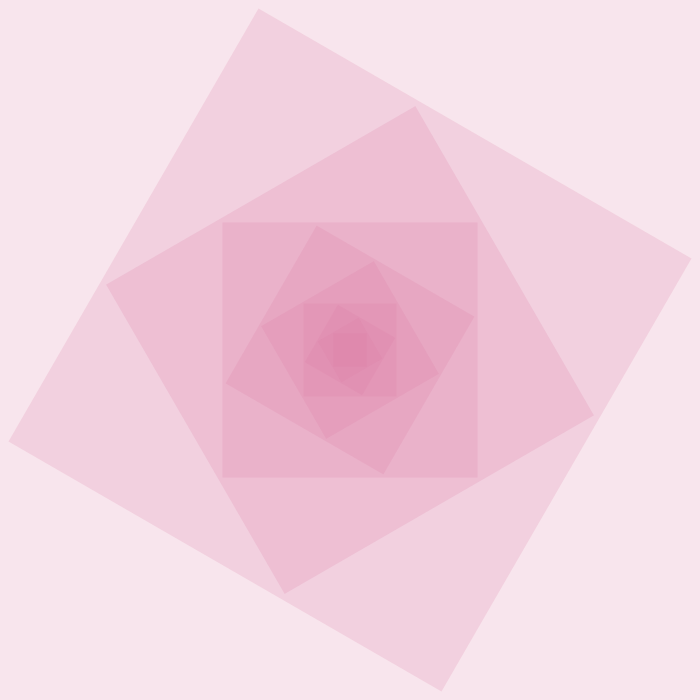
Frame 1 (no input)
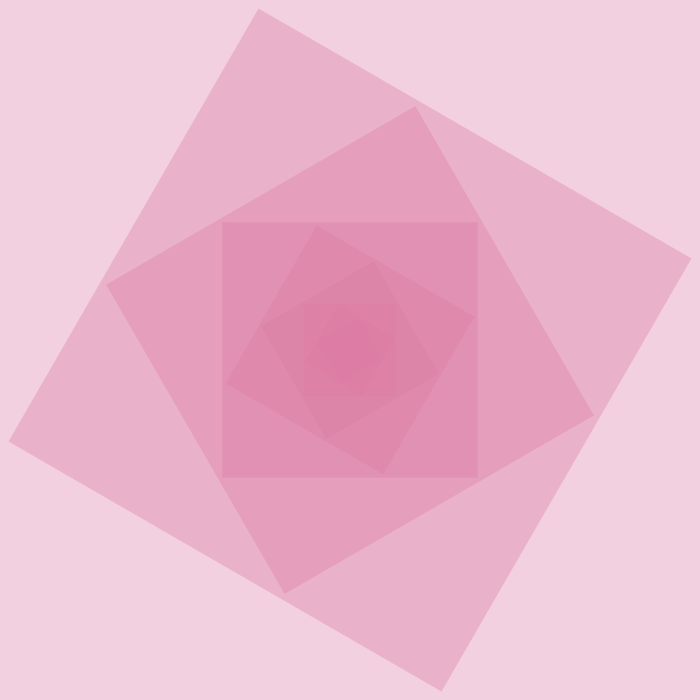
Frame 2 (the mouse pressed at the canvas centre, redrawn once)

The Processing sketch that drew these frames (run headless with seeded random() and noise(); the mouse was pressed at the canvas centre and the sketch redrawn once):

// Processing sketch: processing_164876
// ── processing_164876.pde

int n=8;

void setup(){
 size(700,700);
 background(255);
 noStroke();
 smooth();
 noLoop();
}
void draw(){
  translate(width/2,height/2);
  drawSquare(0,0,700,10);
}
void drawSquare(int x,int y,float line, int num){
  float tt=126*num/4.0;
  fill(#dd7ca3,50);
  rectMode(CENTER);
  rect(x,y,line,line);
  rotate(PI/6);
  if(num>1){
    num=num-1;
    drawSquare(0,0,line/1.4,num);
  }

}
